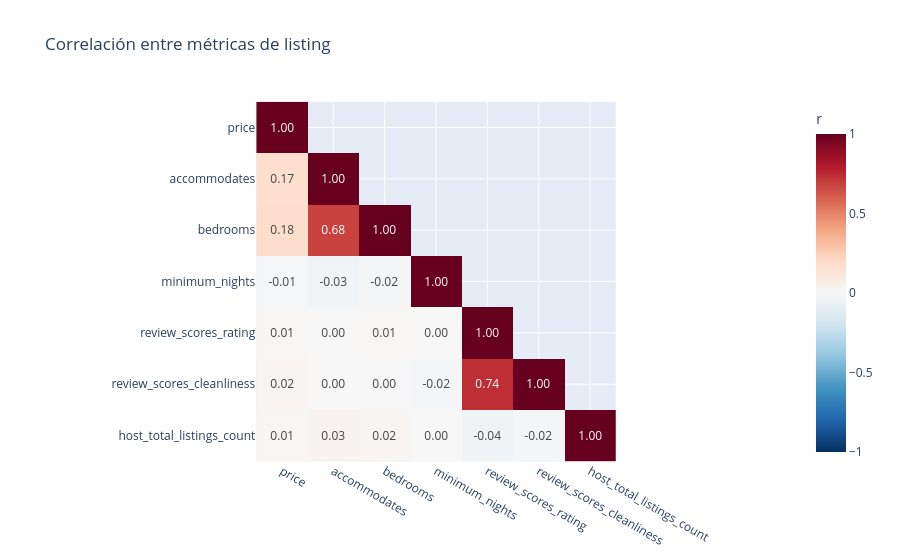

The code cell stored with this chart in its notebook:
### Markdown cell above
## Heatmap — máscara triangular

La matriz de correlación es simétrica: el valor de A↔B es el mismo que B↔A. Se muestra solo el triángulo inferior para evitar la redundancia visual.

### Code cell
# Máscara: poner NaN en el triángulo superior para que no se muestre
corr_masked = corr.copy().astype(float)
for i in range(len(corr_masked)):
    for j in range(i + 1, len(corr_masked.columns)):
        corr_masked.iloc[i, j] = float('nan')

fig = px.imshow(
    corr_masked,
    text_auto='.2f',
    color_continuous_scale='RdBu_r',   # rojo = negativo, azul = positivo
    zmin=-1, zmax=1,
    title='Correlación entre métricas de listing'
)
fig.update_layout(coloraxis_colorbar_title='r')
fig.show()

### Figure 1 — Plotly figure (JSON) as saved in the notebook; plotly's stock layout.template omitted (floating-point values rounded to 4 significant figures)
{"data": [{"coloraxis": "coloraxis", "hovertemplate": "x: %{x}<br>y: %{y}<br>color: %{z}<extra></extra>", "name": "0", "texttemplate": "%{z:.2f}", "type": "heatmap", "x": ["price", "accommodates", "bedrooms", "minimum_nights", "review_scores_rating", "review_scores_cleanliness", "host_total_listings_count"], "xaxis": "x", "y": ["price", "accommodates", "bedrooms", "minimum_nights", "review_scores_rating", "review_scores_cleanliness", "host_total_listings_count"], "yaxis": "y", "z": [[1.0, NaN, NaN, NaN, NaN, NaN, NaN], [0.17, 1.0, NaN, NaN, NaN, NaN, NaN], [0.18, 0.68, 1.0, NaN, NaN, NaN, NaN], [-0.01, -0.03, -0.02, 1.0, NaN, NaN, NaN], [0.01, -0.0, 0.01, -0.0, 1.0, NaN, NaN], [0.02, -0.0, 0.0, -0.02, 0.74, 1.0, NaN], [0.01, 0.03, 0.02, 0.0, -0.04, -0.02, 1.0]]}], "layout": {"coloraxis": {"autocolorscale": false, "cmax": 1, "cmin": -1, "colorbar": {"title": {"text": "r"}}, "colorscale": [[0, "rgb(5,48,97)"], [0.1, "rgb(33,102,172)"], [0.2, "rgb(67,147,195)"], [0.3, "rgb(146,197,222)"], [0.4, "rgb(209,229,240)"], [0.5, "rgb(247,247,247)"], [0.6, "rgb(253,219,199)"], [0.7, "rgb(244,165,130)"], [0.8, "rgb(214,96,77)"], [0.9, "rgb(178,24,43)"], [1, "rgb(103,0,31)"]]}, "title": {"text": "Correlación entre métricas de listing"}, "xaxis": {"anchor": "y", "constrain": "domain", "domain": [0, 1], "scaleanchor": "y"}, "yaxis": {"anchor": "x", "autorange": "reversed", "constrain": "domain", "domain": [0, 1]}}}
